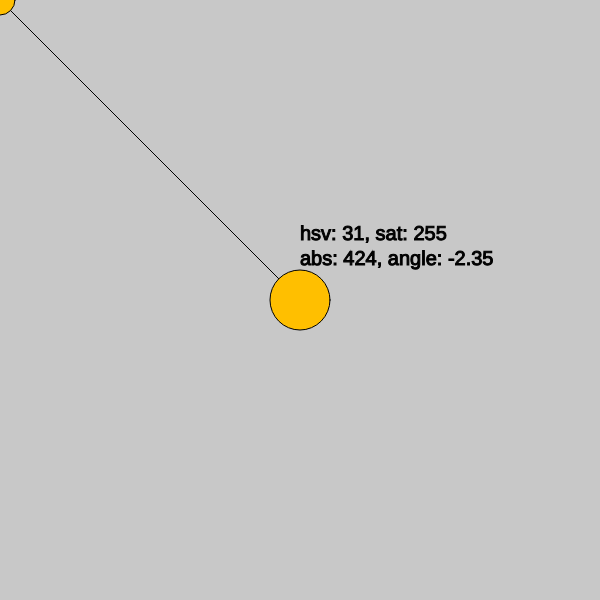
Frame 1 (no input)
Frame 60 (no input): identical to frame 1, image omitted
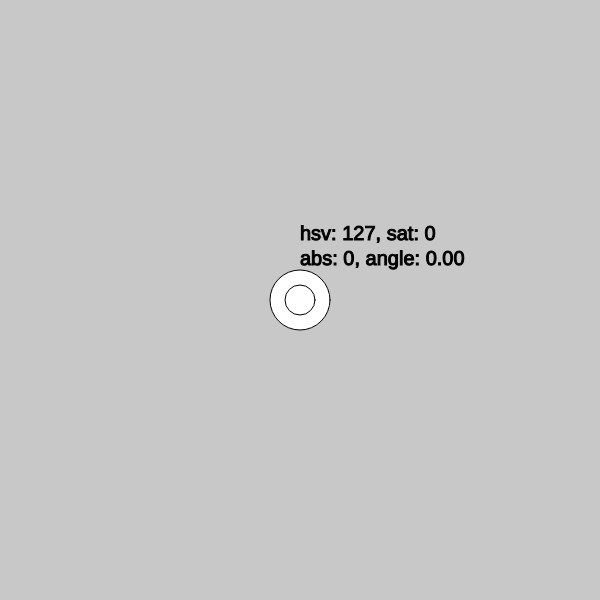
Frame 120 (the mouse pressed at the canvas centre since frame 60)

The p5.js sketch that drew these frames (run headless with seeded random() and noise() and a simulated clock; from frame 60 on, the mouse is pressed at the canvas centre):

// p5.js sketch
// ── sketch.js
function setup() {
  createCanvas(600, 600);
}

function draw() {
  translate(width / 2, height / 2);

  let x1 = 0;
  let y1 = 0;
  let x2 = mouseX - width / 2;
  let y2 = mouseY - height / 2;

  let angle = atan2(y2, x2);

  // d is the length of the line
  // the distance from point 1 to point 2.
  let d = int(dist(x1, y1, x2, y2));
  let saturation = constrain(d, 0, 255);

  background(200);
  colorMode(HSB, 255);

  let hueVal = map(angle, -PI, PI, 0, 255);

  const luminance = 255;

  let c = color(hueVal, saturation, 255);
  fill(c);
  line(x1, y1, x2, y2);
  const circleDiameter = 30;
  circle(x1, y1, circleDiameter * 2);
  circle(x2, y2, circleDiameter);

  // Write values as text
  let msg = `abs: ${d}, angle: ${nfc(angle, 2)}`;
  let hsvMsg = `hsv: ${nfc(hueVal, 0)}, sat: ${nfc(saturation)}`;

  push();
  translate(x1, y1 - circleDiameter);
  fill(0);
  stroke(0);
  textSize(20);
  text(msg, 0, -5);
  text(hsvMsg, 0, -30);
  pop();
}
